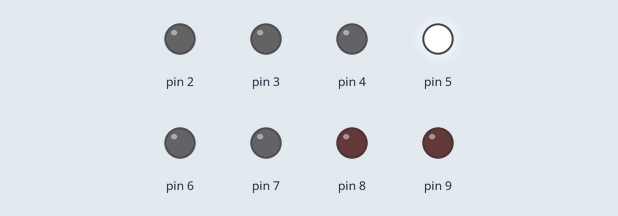
Recording of a sketch running on a simulated Arduino Nano, built with avr-gcc and run on an emulated ATmega328P. Shown: output pins drawn as LEDs (lit = HIGH). Random numbers use the default seed unless the sketch sets one.

Above: at 0.1 s.
At 4.3 s:
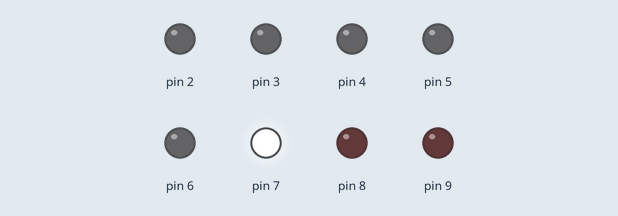
At 9.8 s:
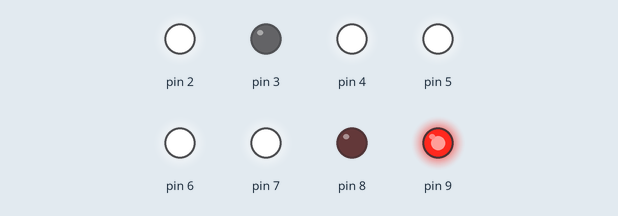
At 18.9 s:
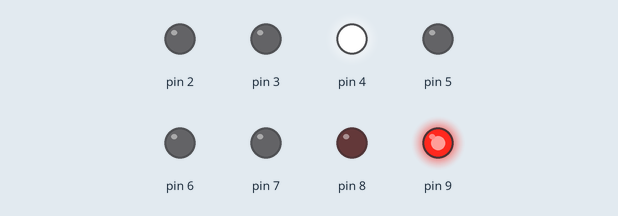
At 27.1 s:
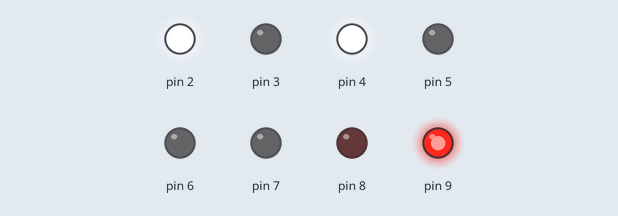
At 36.6 s:
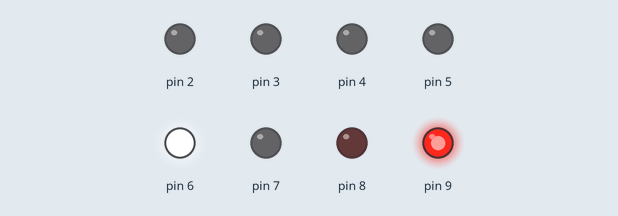
Timing chart, 0 to 40.0 s (numbered marks = the images above):
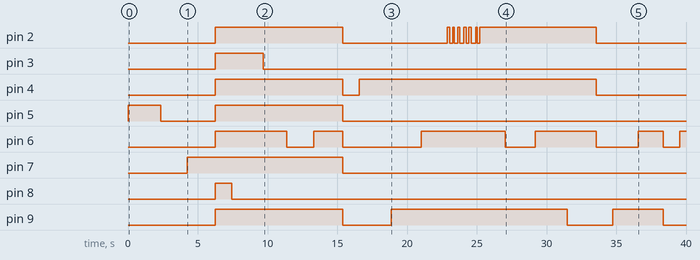

Measured:
- by itself, pin 2: LOW → HIGH at 6.2 s, → LOW 9.1 s later, → HIGH 7.5 s later, → LOW 0.19 s later, … (16 changes in this stretch)
- by itself, pin 3: LOW → HIGH at 6.2 s, → LOW 3.5 s later
- by itself, pin 4: LOW → HIGH at 6.2 s, → LOW 9.1 s later, → HIGH 1.2 s later, → LOW 17.0 s later
- by itself, pin 5: LOW → HIGH at 0.00 s, → LOW 2.3 s later, → HIGH 3.9 s later, → LOW 9.1 s later
- by itself, pin 6: LOW → HIGH at 6.2 s, → LOW 5.1 s later, → HIGH 1.9 s later, → LOW 2.1 s later, … (11 changes in this stretch)
- by itself, pin 7: LOW → HIGH at 4.2 s, → LOW 11.1 s later
- by itself, pin 8: LOW → HIGH at 6.2 s, → LOW 1.2 s later
- by itself, pin 9: goes HIGH 9.1 s, LOW 3.5 s, HIGH 12.6 s, LOW 3.3 s, HIGH 3.6 s, then LOW

The sketch:

sketch.ino
```cpp
void setup() {
  /* This sets 8 leds on pins D2 to D9 to output */
  for (int i = 2; i <= 9; i++) {
    pinMode(i, OUTPUT); // sets pins to output
    }
  randomSeed(analogRead(0));
  }

void loop() {

  int pickme = random(1,11); // picks a random pattern of LED patterns (1-10)
	switch(pickme) {
    case 1:
    fillall();
    break;

	  case 2:
    Fluorescent();
    delay(random(400,1200));
    break;

    case 3:
    digitalWrite(3, !digitalRead(3));
    delay(random(400,1200));
    break;

    case 4:
    digitalWrite(4, !digitalRead(4));
    delay(random(400,1200));
    break;

    case 5:
    digitalWrite(5, !digitalRead(5));
    delay(random(400,1200));
    break;

    case 6:
    digitalWrite(6, !digitalRead(6));
    delay(random(400,1200));
    break;

    case 7:
    digitalWrite(7, !digitalRead(7));
    delay(random(400,1200));
    break;

    case 8:
    digitalWrite(8, !digitalRead(8));
    delay(random(400,1200));
    break;

    case 9:
    digitalWrite(9, !digitalRead(9));
    delay(random(400,1200));
    break;

    case 10:
    clearall();
    break;

  }

  delay(1200);

}

//**************************************************
void clearall() {
	for (int pin = 2; pin <= 9; pin++) {
		digitalWrite(pin,LOW);
	}
}

void fillall() {
	for (int pin = 2; pin <= 9; pin++) {
		digitalWrite(pin, HIGH);
	}
}

void Fluorescent() {
  /* Similate the starting of a fluorescent light by random blink the LED a few times */
  for (int i = 1; i <= random(5, 9); i++) {
    digitalWrite(2, LOW);
    delay(random(60, 350));
    digitalWrite(2, HIGH);
    delay(random(60, 200));
  }
}
```
